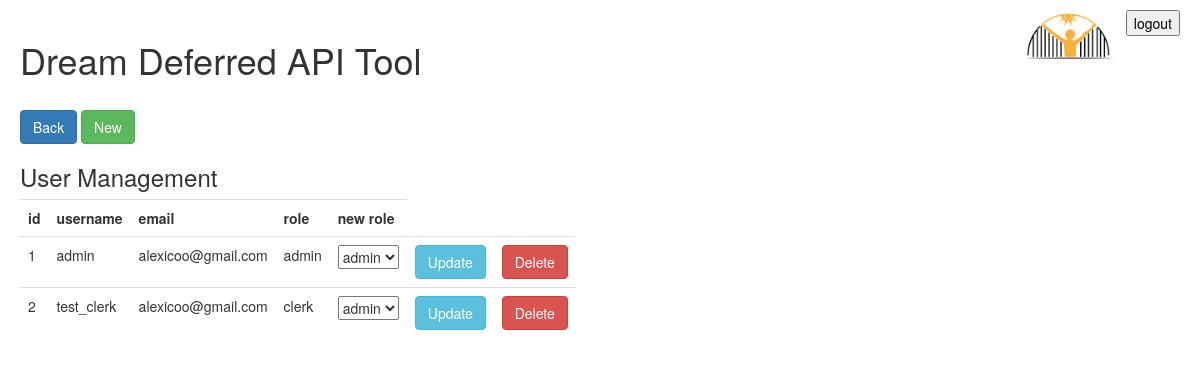
The app's page /users (signed in) with its own data.
### tables this page shows
CREATE TABLE users (id INTEGER PRIMARY KEY, username text, password text, email text, role text);

### app.py (the view, shortened to what this page needs)
@app.route("/users", methods=['GET', 'POST'])
def users():
    if not(session.get('user')):
        return render_template("message.html", message="Please log in first", forward="/login")
    else:
        username = session.get('user')
    role = get_role(username)
    if role != 'admin':
        return render_template("message.html", message="Admin only !", forward="/")
    users = get_users()
    return render_template("user_management.html", users=users)

### db.py (called while the page is built)
def get_users():
    conn = sqlite3.connect("database.db")
    cur = conn.cursor()
    cur.execute("SELECT * FROM users")
    users = cur.fetchall()
    conn.close()
    return users

def get_role(username):
    conn = sqlite3.connect("database.db")
    cur = conn.cursor()
    cur.execute("SELECT role FROM users WHERE username=?",(username,))
    role = cur.fetchone()[0]
    conn.close()
    return role

### templates/user_management.html (shortened to what this page needs)
{% extends "layout.html" %}
{% block content %}
<div>
    {% if session['admin'] %}
        <br>
        <a href="{{url_for('home')}}"><button class="btn btn-primary">Back</button></a>
        <a href="{{url_for('new_user')}}"><button class="btn btn-success">New</button></a>
        <br>
        <form method="POST">
            <table class="table times_table"  width="400px">
                <tr><h3>User Management</h3></tr>
                <tr><th>id</th><th>username</th><th>email</th><th>role</th><th>new role</th></tr>
                {% for user in users %}
                <tr>
                    <td>{{user[0]}}</td><td>{{user[1]}}</td><td>{{user[3]}}</td><td>{{user[4]}}</td>
                    <td>
                        <select name="input_{{user[0]}}" id="role">
                        <option value="admin">admin</option>
                        </select>
                    </td>
                    <td><button value="{{user[0]}}" name="id" class="btn btn-info">Update</button></td>
                    <td><button value="{{user[0]}}" name="del" class="btn btn-danger">Delete</button></td>
                </tr>
                {% endfor %}
            </table>
        </form>
    {% else %}
        <h1>Admin only !</h1>
    {% endif %}
</div>
{% endblock %}

### static/style.css (style rules this page uses)
body { padding: 20px; }
a { color: black; }
.times_table { width: 450px; border-collapse: collapse; }

### records on screen
users: id "1", username "admin", email "alexicoo@gmail.com", role "admin", id "admin"
users: id "2", username "test_clerk", email "alexicoo@gmail.com", role "clerk", id "admin"
